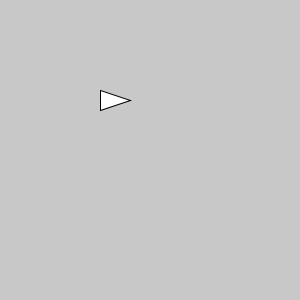
Frame 1 (no input)
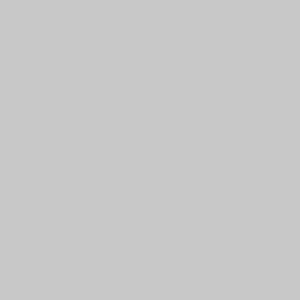
Frame 60 (the mouse pressed at the canvas centre just before this capture)
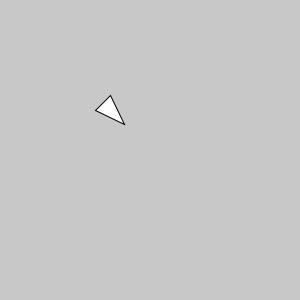
Frame 120 (the mouse held since frame 60 and released just before this capture)

The Processing sketch that drew these frames (run headless with seeded random() and noise(); from frame 60 on, the mouse is pressed at the canvas centre):

// Processing sketch: processing_99870
// ── processing_99870.pde

float a = 0;
float cx = 100;
float cy = 100;

void setup() {  
  size(300,300);
  background(200);
}

void draw() {
  background(200);

  //pushMatrix(); //Guarda Sistema de coordenadas en el stack
  translate(cx,cy);

  rotate(a);

  triangle(30, 0, 0, -10, 0, 10);
  //popMatrix(); //Devuelve el sistema de coordenadas

  float dx = mouseX - cx;
  float dy = mouseY - cy;
  a = atan2(dy, dx);
  cx += (dx - 40) * 0.05;
  cy += (dy - 40) * 0.05;
}
